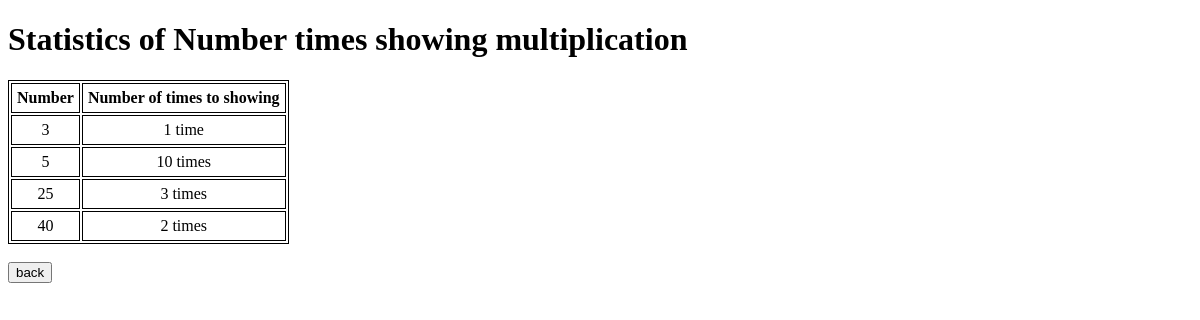
Page /stat/ on the earlier database version.
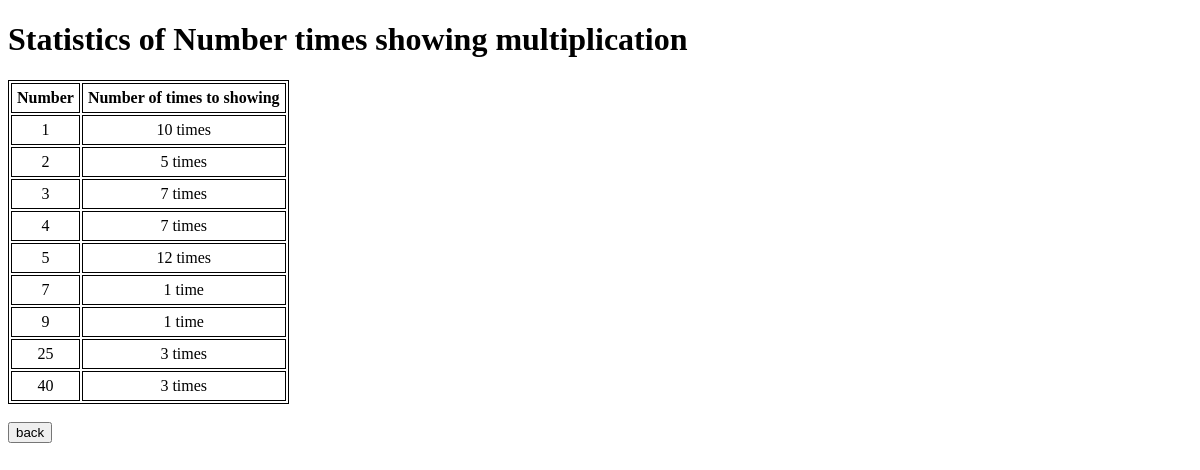
Same page on the later database version.
### multiplication/models.py (models this page shows)
class Multiplication(models.Model):
    number = models.PositiveIntegerField()
    count = models.PositiveIntegerField(default=1)

### multiplication/views.py (the view)
# urls.py: path('stat/', views.stat, name='stat'),
def stat(request):
    context = {'stat_list': Multiplication.objects.all().order_by('number')}
    return render(request, "multiplication/statistics_multiplication.html",context)

### multiplication/templates/multiplication/statistics_multiplication.html (shortened to what this page needs)
<!DOCTYPE html>
<html>
<head>
</head>
<body>
<h1>Statistics of Number times showing multiplication</h1>
<table >
    <tr>
        <th>Number</th>
        <th>Number of times to showing</th>
    </tr>
    {% for obj in stat_list%}
    <tr>
        <td>{{obj.number}}</td>
        <td>{{obj.count}} time{{ obj.count|pluralize }}</td>
    </tr>
    {% endfor %}
</table>
<br>
<form action = "{%url 'multiplication:index' %}" method=get>
    <input type='submit' value="back">
</form>
</body>

### multiplication/templates/multiplication/statistics_multiplication.html (style rules this page uses)
table, th, td { text-align:center; border: 1px solid black; }
th, td { padding : 5px; }

Differences in the rows shown:
added Multiplication: number "1", count "10"
added Multiplication: number "2", count "5"
changed Multiplication (number 3 of 9 on the later page): count "1" → "7"
added Multiplication: number "4", count "7"
changed Multiplication (number 5 of 9 on the later page): count "10" → "12"
added Multiplication: number "7", count "1"
added Multiplication: number "9", count "1"
changed Multiplication (number 9 of 9 on the later page): count "2" → "3"
